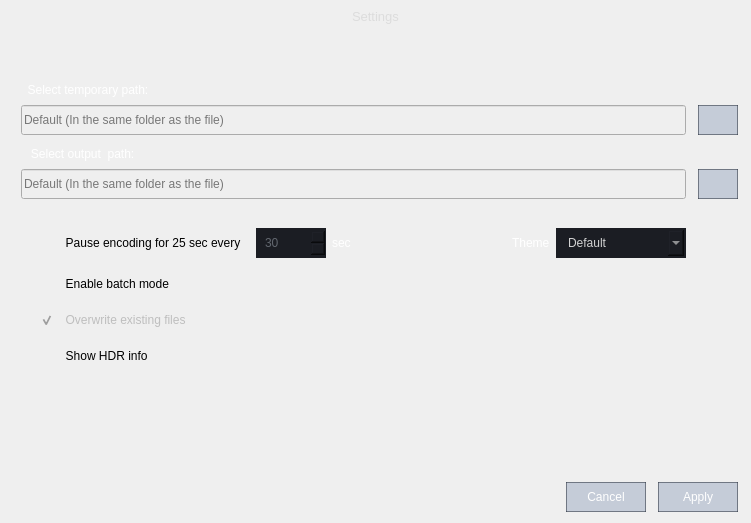
<?xml version="1.0" encoding="UTF-8"?>
<ui version="4.0">
 <class>Settings</class>
 <widget class="QDialog" name="Settings">
  <property name="geometry">
   <rect>
    <x>0</x>
    <y>0</y>
    <width>751</width>
    <height>523</height>
   </rect>
  </property>
  <property name="minimumSize">
   <size>
    <width>736</width>
    <height>500</height>
   </size>
  </property>
  <property name="maximumSize">
   <size>
    <width>3840</width>
    <height>2160</height>
   </size>
  </property>
  <property name="cursor">
   <cursorShape>ArrowCursor</cursorShape>
  </property>
  <property name="mouseTracking">
   <bool>true</bool>
  </property>
  <property name="tabletTracking">
   <bool>true</bool>
  </property>
  <property name="windowTitle">
   <string>Settings</string>
  </property>
  <property name="windowIcon">
   <iconset resource="files.qrc">
    <normaloff>:/20x20/icons/20x20/cil-settings.png</normaloff>:/20x20/icons/20x20/cil-settings.png</iconset>
  </property>
  <property name="locale">
   <locale language="English" country="UnitedStates"/>
  </property>
  <layout class="QGridLayout" name="gridLayout_2">
   <property name="leftMargin">
    <number>0</number>
   </property>
   <property name="topMargin">
    <number>0</number>
   </property>
   <property name="rightMargin">
    <number>0</number>
   </property>
   <property name="bottomMargin">
    <number>0</number>
   </property>
   <property name="spacing">
    <number>0</number>
   </property>
   <item row="0" column="0">
    <widget class="QWidget" name="widget" native="true">
     <layout class="QGridLayout" name="gridLayout_3">
      <property name="leftMargin">
       <number>1</number>
      </property>
      <property name="topMargin">
       <number>1</number>
      </property>
      <property name="rightMargin">
       <number>1</number>
      </property>
      <property name="bottomMargin">
       <number>1</number>
      </property>
      <property name="spacing">
       <number>0</number>
      </property>
      <item row="0" column="0">
       <widget class="QFrame" name="frame_main">
        <property name="minimumSize">
         <size>
          <width>0</width>
          <height>0</height>
         </size>
        </property>
        <property name="maximumSize">
         <size>
          <width>3840</width>
          <height>2160</height>
         </size>
        </property>
        <property name="styleSheet">
         <string notr="true"/>
        </property>
        <property name="frameShape">
         <enum>QFrame::NoFrame</enum>
        </property>
        <property name="frameShadow">
         <enum>QFrame::Raised</enum>
        </property>
        <layout class="QGridLayout" name="gridLayout_4">
         <property name="leftMargin">
          <number>0</number>
         </property>
         <property name="topMargin">
          <number>0</number>
         </property>
         <property name="rightMargin">
          <number>0</number>
         </property>
         <property name="bottomMargin">
          <number>0</number>
         </property>
         <property name="spacing">
          <number>0</number>
         </property>
         <item row="1" column="0">
          <widget class="QFrame" name="frame_top">
           <property name="minimumSize">
            <size>
             <width>0</width>
             <height>31</height>
            </size>
           </property>
           <property name="maximumSize">
            <size>
             <width>3840</width>
             <height>31</height>
            </size>
           </property>
           <property name="frameShape">
            <enum>QFrame::NoFrame</enum>
           </property>
           <property name="frameShadow">
            <enum>QFrame::Raised</enum>
           </property>
           <layout class="QGridLayout" name="gridLayout_6">
            <property name="leftMargin">
             <number>0</number>
            </property>
            <property name="topMargin">
             <number>0</number>
            </property>
            <property name="rightMargin">
             <number>0</number>
            </property>
            <property name="bottomMargin">
             <number>0</number>
            </property>
            <item row="0" column="1">
             <spacer name="horizontalSpacer_13">
              <property name="orientation">
               <enum>Qt::Horizontal</enum>
              </property>
              <property name="sizeHint" stdset="0">
               <size>
                <width>40</width>
                <height>20</height>
               </size>
              </property>
             </spacer>
            </item>
            <item row="0" column="0">
             <widget class="QPushButton" name="buttonReset">
              <property name="minimumSize">
               <size>
                <width>40</width>
                <height>31</height>
               </size>
              </property>
              <property name="maximumSize">
               <size>
                <width>40</width>
                <height>31</height>
               </size>
              </property>
              <property name="toolTip">
               <string>Reset</string>
              </property>
              <property name="styleSheet">
               <string notr="true">QPushButton {	
	border: none;
	background-color: transparent;
}
QPushButton:hover {
	background-color: rgb(52, 59, 72);
}
QPushButton:pressed {	
	background-color: rgb(85, 170, 255);
}</string>
              </property>
              <property name="text">
               <string/>
              </property>
              <property name="icon">
               <iconset resource="files.qrc">
                <normaloff>:/16x16/icons/16x16/cil-reload.png</normaloff>:/16x16/icons/16x16/cil-reload.png</iconset>
              </property>
             </widget>
            </item>
           </layout>
          </widget>
         </item>
         <item row="5" column="0">
          <layout class="QGridLayout" name="gridLayout">
           <property name="leftMargin">
            <number>20</number>
           </property>
           <property name="rightMargin">
            <number>12</number>
           </property>
           <property name="horizontalSpacing">
            <number>12</number>
           </property>
           <property name="verticalSpacing">
            <number>8</number>
           </property>
           <item row="1" column="0">
            <widget class="QLineEdit" name="lineEdit_10">
             <property name="enabled">
              <bool>false</bool>
             </property>
             <property name="minimumSize">
              <size>
               <width>0</width>
               <height>30</height>
              </size>
             </property>
             <property name="styleSheet">
              <string notr="true"/>
             </property>
             <property name="text">
              <string/>
             </property>
             <property name="placeholderText">
              <string>Default (In the same folder as the file)</string>
             </property>
            </widget>
           </item>
           <item row="1" column="1">
            <widget class="QPushButton" name="pushButton_4">
             <property name="enabled">
              <bool>true</bool>
             </property>
             <property name="sizePolicy">
              <sizepolicy hsizetype="Fixed" vsizetype="Fixed">
               <horstretch>0</horstretch>
               <verstretch>0</verstretch>
              </sizepolicy>
             </property>
             <property name="minimumSize">
              <size>
               <width>40</width>
               <height>30</height>
              </size>
             </property>
             <property name="font">
              <font>
               <pointsize>9</pointsize>
              </font>
             </property>
             <property name="toolTip">
              <string>Select output folder</string>
             </property>
             <property name="styleSheet">
              <string notr="true">QPushButton {
	color: rgb(255, 255, 255);
	border: 1px solid rgba(52, 59, 72, 150);
	border-radius: 0px;	
	background-color: rgba(25, 59, 120, 50);
}
QPushButton:hover {
	background-color: rgb(57, 65, 80);
	border: 1px solid rgb(61, 70, 86);
}
QPushButton:pressed {	
	background-color: rgb(35, 40, 49);
	border: 1px solid rgb(43, 50, 61);
}</string>
             </property>
             <property name="text">
              <string/>
             </property>
             <property name="icon">
              <iconset resource="files.qrc">
               <normaloff>:/16x16/icons/16x16/cil-options-horizontal.png</normaloff>:/16x16/icons/16x16/cil-options-horizontal.png</iconset>
             </property>
            </widget>
           </item>
           <item row="0" column="0">
            <widget class="QLabel" name="label_output">
             <property name="styleSheet">
              <string notr="true">color: rgb(255, 255, 255);</string>
             </property>
             <property name="text">
              <string>   Select output  path:</string>
             </property>
            </widget>
           </item>
          </layout>
         </item>
         <item row="6" column="0">
          <spacer name="verticalSpacer_4">
           <property name="orientation">
            <enum>Qt::Vertical</enum>
           </property>
           <property name="sizeType">
            <enum>QSizePolicy::Fixed</enum>
           </property>
           <property name="sizeHint" stdset="0">
            <size>
             <width>20</width>
             <height>20</height>
            </size>
           </property>
          </spacer>
         </item>
         <item row="9" column="0">
          <widget class="QFrame" name="frame_3">
           <property name="minimumSize">
            <size>
             <width>0</width>
             <height>50</height>
            </size>
           </property>
           <property name="maximumSize">
            <size>
             <width>3840</width>
             <height>50</height>
            </size>
           </property>
           <property name="styleSheet">
            <string notr="true">background-color: transparent;
</string>
           </property>
           <property name="frameShape">
            <enum>QFrame::NoFrame</enum>
           </property>
           <property name="frameShadow">
            <enum>QFrame::Raised</enum>
           </property>
           <layout class="QVBoxLayout" name="verticalLayout">
            <property name="leftMargin">
             <number>12</number>
            </property>
            <property name="topMargin">
             <number>0</number>
            </property>
            <property name="rightMargin">
             <number>12</number>
            </property>
            <property name="bottomMargin">
             <number>0</number>
            </property>
            <item>
             <layout class="QHBoxLayout" name="horizontalLayout">
              <property name="spacing">
               <number>12</number>
              </property>
              <item>
               <spacer name="horizontalSpacer">
                <property name="orientation">
                 <enum>Qt::Horizontal</enum>
                </property>
                <property name="sizeHint" stdset="0">
                 <size>
                  <width>40</width>
                  <height>20</height>
                 </size>
                </property>
               </spacer>
              </item>
              <item>
               <widget class="QPushButton" name="pushButton_7">
                <property name="enabled">
                 <bool>true</bool>
                </property>
                <property name="sizePolicy">
                 <sizepolicy hsizetype="Fixed" vsizetype="Fixed">
                  <horstretch>0</horstretch>
                  <verstretch>0</verstretch>
                 </sizepolicy>
                </property>
                <property name="minimumSize">
                 <size>
                  <width>80</width>
                  <height>30</height>
                 </size>
                </property>
                <property name="maximumSize">
                 <size>
                  <width>80</width>
                  <height>30</height>
                 </size>
                </property>
                <property name="font">
                 <font>
                  <pointsize>9</pointsize>
                 </font>
                </property>
                <property name="styleSheet">
                 <string notr="true">QPushButton {
	color: rgb(255, 255, 255);
	border: 1px solid rgba(52, 59, 72, 150);
	border-radius: 0px;	
	background-color: rgba(25, 59, 120, 50);
}
QPushButton:hover {
	background-color: rgb(57, 65, 80);
	border: 1px solid rgb(61, 70, 86);
}
QPushButton:pressed {	
	background-color: rgb(35, 40, 49);
	border: 1px solid rgb(43, 50, 61);
}</string>
                </property>
                <property name="text">
                 <string>Cancel</string>
                </property>
               </widget>
              </item>
              <item>
               <widget class="QPushButton" name="pushButton_6">
                <property name="enabled">
                 <bool>true</bool>
                </property>
                <property name="sizePolicy">
                 <sizepolicy hsizetype="Fixed" vsizetype="Fixed">
                  <horstretch>0</horstretch>
                  <verstretch>0</verstretch>
                 </sizepolicy>
                </property>
                <property name="minimumSize">
                 <size>
                  <width>80</width>
                  <height>30</height>
                 </size>
                </property>
                <property name="maximumSize">
                 <size>
                  <width>80</width>
                  <height>30</height>
                 </size>
                </property>
                <property name="font">
                 <font>
                  <pointsize>9</pointsize>
                 </font>
                </property>
                <property name="styleSheet">
                 <string notr="true">QPushButton {
	color: rgb(255, 255, 255);
	border: 1px solid rgba(52, 59, 72, 150);
	border-radius: 0px;	
	background-color: rgba(25, 59, 120, 50);
}
QPushButton:hover {
	background-color: rgb(57, 65, 80);
	border: 1px solid rgb(61, 70, 86);
}
QPushButton:pressed {	
	background-color: rgb(35, 40, 49);
	border: 1px solid rgb(43, 50, 61);
}</string>
                </property>
                <property name="text">
                 <string>Apply</string>
                </property>
               </widget>
              </item>
             </layout>
            </item>
           </layout>
          </widget>
         </item>
         <item row="3" column="0">
          <layout class="QGridLayout" name="gridLayout_9">
           <property name="leftMargin">
            <number>20</number>
           </property>
           <property name="rightMargin">
            <number>12</number>
           </property>
           <property name="horizontalSpacing">
            <number>12</number>
           </property>
           <property name="verticalSpacing">
            <number>8</number>
           </property>
           <item row="0" column="0">
            <widget class="QLabel" name="label_temp">
             <property name="minimumSize">
              <size>
               <width>0</width>
               <height>0</height>
              </size>
             </property>
             <property name="styleSheet">
              <string notr="true">color: rgb(255, 255, 255);</string>
             </property>
             <property name="text">
              <string>  Select temporary path:</string>
             </property>
            </widget>
           </item>
           <item row="1" column="0">
            <widget class="QLineEdit" name="lineEdit_9">
             <property name="enabled">
              <bool>false</bool>
             </property>
             <property name="minimumSize">
              <size>
               <width>0</width>
               <height>30</height>
              </size>
             </property>
             <property name="styleSheet">
              <string notr="true"/>
             </property>
             <property name="text">
              <string/>
             </property>
             <property name="placeholderText">
              <string>Default (In the same folder as the file)</string>
             </property>
            </widget>
           </item>
           <item row="1" column="1">
            <widget class="QPushButton" name="pushButton_5">
             <property name="enabled">
              <bool>true</bool>
             </property>
             <property name="sizePolicy">
              <sizepolicy hsizetype="Fixed" vsizetype="Fixed">
               <horstretch>0</horstretch>
               <verstretch>0</verstretch>
              </sizepolicy>
             </property>
             <property name="minimumSize">
              <size>
               <width>40</width>
               <height>30</height>
              </size>
             </property>
             <property name="font">
              <font>
               <pointsize>9</pointsize>
              </font>
             </property>
             <property name="toolTip">
              <string>Select temp folder</string>
             </property>
             <property name="styleSheet">
              <string notr="true">QPushButton {
	color: rgb(255, 255, 255);
	border: 1px solid rgba(52, 59, 72, 150);
	border-radius: 0px;	
	background-color: rgba(25, 59, 120, 50);
}
QPushButton:hover {
	background-color: rgb(57, 65, 80);
	border: 1px solid rgb(61, 70, 86);
}
QPushButton:pressed {	
	background-color: rgb(35, 40, 49);
	border: 1px solid rgb(43, 50, 61);
}</string>
             </property>
             <property name="text">
              <string/>
             </property>
             <property name="icon">
              <iconset resource="files.qrc">
               <normaloff>:/16x16/icons/16x16/cil-options-horizontal.png</normaloff>:/16x16/icons/16x16/cil-options-horizontal.png</iconset>
             </property>
            </widget>
           </item>
          </layout>
         </item>
         <item row="0" column="0">
          <widget class="QFrame" name="frame_hint">
           <property name="minimumSize">
            <size>
             <width>0</width>
             <height>31</height>
            </size>
           </property>
           <property name="maximumSize">
            <size>
             <width>3840</width>
             <height>31</height>
            </size>
           </property>
           <property name="mouseTracking">
            <bool>false</bool>
           </property>
           <property name="acceptDrops">
            <bool>false</bool>
           </property>
           <property name="frameShape">
            <enum>QFrame::NoFrame</enum>
           </property>
           <property name="frameShadow">
            <enum>QFrame::Raised</enum>
           </property>
           <layout class="QGridLayout" name="gridLayout_7">
            <property name="sizeConstraint">
             <enum>QLayout::SetDefaultConstraint</enum>
            </property>
            <property name="leftMargin">
             <number>0</number>
            </property>
            <property name="topMargin">
             <number>0</number>
            </property>
            <property name="rightMargin">
             <number>0</number>
            </property>
            <property name="bottomMargin">
             <number>0</number>
            </property>
            <property name="spacing">
             <number>0</number>
            </property>
            <item row="0" column="5">
             <widget class="QPushButton" name="expandWindow">
              <property name="minimumSize">
               <size>
                <width>40</width>
                <height>31</height>
               </size>
              </property>
              <property name="maximumSize">
               <size>
                <width>40</width>
                <height>31</height>
               </size>
              </property>
              <property name="toolTip">
               <string>Expand</string>
              </property>
              <property name="styleSheet">
               <string notr="true">QPushButton {	
	border: none;
	background-color: transparent;
}
QPushButton:hover {
	background-color: rgb(52, 59, 72);
}
QPushButton:pressed {	
	background-color: rgb(85, 170, 255);
}</string>
              </property>
              <property name="text">
               <string/>
              </property>
              <property name="icon">
               <iconset resource="files.qrc">
                <normaloff>:/16x16/icons/16x16/cil-media-stop.png</normaloff>:/16x16/icons/16x16/cil-media-stop.png</iconset>
              </property>
              <property name="iconSize">
               <size>
                <width>16</width>
                <height>16</height>
               </size>
              </property>
             </widget>
            </item>
            <item row="0" column="4">
             <widget class="QPushButton" name="hideWindow">
              <property name="minimumSize">
               <size>
                <width>40</width>
                <height>31</height>
               </size>
              </property>
              <property name="maximumSize">
               <size>
                <width>40</width>
                <height>31</height>
               </size>
              </property>
              <property name="toolTip">
               <string>Hide</string>
              </property>
              <property name="styleSheet">
               <string notr="true">QPushButton {	
	border: none;
	background-color: transparent;
}
QPushButton:hover {
	background-color: rgb(52, 59, 72);
}
QPushButton:pressed {	
	background-color: rgb(85, 170, 255);
}</string>
              </property>
              <property name="text">
               <string/>
              </property>
              <property name="icon">
               <iconset resource="files.qrc">
                <normaloff>:/16x16/icons/16x16/cil-window-minimize.png</normaloff>:/16x16/icons/16x16/cil-window-minimize.png</iconset>
              </property>
              <property name="iconSize">
               <size>
                <width>16</width>
                <height>16</height>
               </size>
              </property>
             </widget>
            </item>
            <item row="1" column="6">
             <spacer name="verticalSpacer_9">
              <property name="orientation">
               <enum>Qt::Vertical</enum>
              </property>
              <property name="sizeHint" stdset="0">
               <size>
                <width>20</width>
                <height>10</height>
               </size>
              </property>
             </spacer>
            </item>
            <item row="0" column="0">
             <spacer name="horizontalSpacer_2">
              <property name="orientation">
               <enum>Qt::Horizontal</enum>
              </property>
              <property name="sizeType">
               <enum>QSizePolicy::Fixed</enum>
              </property>
              <property name="sizeHint" stdset="0">
               <size>
                <width>120</width>
                <height>20</height>
               </size>
              </property>
             </spacer>
            </item>
            <item row="0" column="2">
             <widget class="QLabel" name="label">
              <property name="font">
               <font>
                <pointsize>10</pointsize>
               </font>
              </property>
              <property name="styleSheet">
               <string notr="true">QLabel {	
	background-color: transparent;
	color: rgb(220, 220, 220);
}</string>
              </property>
              <property name="text">
               <string>Settings</string>
              </property>
             </widget>
            </item>
            <item row="0" column="3">
             <spacer name="horizontalSpacer_15">
              <property name="orientation">
               <enum>Qt::Horizontal</enum>
              </property>
              <property name="sizeHint" stdset="0">
               <size>
                <width>40</width>
                <height>20</height>
               </size>
              </property>
             </spacer>
            </item>
            <item row="0" column="6">
             <widget class="QPushButton" name="closeWindow">
              <property name="enabled">
               <bool>true</bool>
              </property>
              <property name="sizePolicy">
               <sizepolicy hsizetype="Minimum" vsizetype="Expanding">
                <horstretch>0</horstretch>
                <verstretch>0</verstretch>
               </sizepolicy>
              </property>
              <property name="minimumSize">
               <size>
                <width>40</width>
                <height>31</height>
               </size>
              </property>
              <property name="maximumSize">
               <size>
                <width>40</width>
                <height>31</height>
               </size>
              </property>
              <property name="toolTip">
               <string>Close</string>
              </property>
              <property name="styleSheet">
               <string notr="true">QPushButton {	
	border: none;
	background-color: transparent;
}
QPushButton:hover {
	background-color: rgb(52, 59, 72);
}
QPushButton:pressed {	
	background-color: rgb(85, 170, 255);
}</string>
              </property>
              <property name="text">
               <string/>
              </property>
              <property name="icon">
               <iconset resource="files.qrc">
                <normaloff>:/16x16/icons/16x16/cil-x.png</normaloff>:/16x16/icons/16x16/cil-x.png</iconset>
              </property>
              <property name="iconSize">
               <size>
                <width>16</width>
                <height>16</height>
               </size>
              </property>
             </widget>
            </item>
            <item row="0" column="1">
             <spacer name="horizontalSpacer_14">
              <property name="orientation">
               <enum>Qt::Horizontal</enum>
              </property>
              <property name="sizeHint" stdset="0">
               <size>
                <width>40</width>
                <height>20</height>
               </size>
              </property>
             </spacer>
            </item>
           </layout>
          </widget>
         </item>
         <item row="2" column="0">
          <spacer name="verticalSpacer_2">
           <property name="orientation">
            <enum>Qt::Vertical</enum>
           </property>
           <property name="sizeType">
            <enum>QSizePolicy::Fixed</enum>
           </property>
           <property name="sizeHint" stdset="0">
            <size>
             <width>20</width>
             <height>20</height>
            </size>
           </property>
          </spacer>
         </item>
         <item row="8" column="0">
          <spacer name="verticalSpacer">
           <property name="orientation">
            <enum>Qt::Vertical</enum>
           </property>
           <property name="sizeType">
            <enum>QSizePolicy::Expanding</enum>
           </property>
           <property name="sizeHint" stdset="0">
            <size>
             <width>20</width>
             <height>30</height>
            </size>
           </property>
          </spacer>
         </item>
         <item row="7" column="0">
          <widget class="QFrame" name="frame">
           <property name="minimumSize">
            <size>
             <width>0</width>
             <height>50</height>
            </size>
           </property>
           <property name="styleSheet">
            <string notr="true">background-color: transparent;</string>
           </property>
           <property name="frameShape">
            <enum>QFrame::NoFrame</enum>
           </property>
           <property name="frameShadow">
            <enum>QFrame::Raised</enum>
           </property>
           <layout class="QGridLayout" name="gridLayout_5">
            <item row="0" column="3">
             <widget class="QLabel" name="label_sec">
              <property name="minimumSize">
               <size>
                <width>30</width>
                <height>0</height>
               </size>
              </property>
              <property name="maximumSize">
               <size>
                <width>30</width>
                <height>16777215</height>
               </size>
              </property>
              <property name="styleSheet">
               <string notr="true">color: rgb(255, 255, 255);</string>
              </property>
              <property name="text">
               <string>sec</string>
              </property>
             </widget>
            </item>
            <item row="2" column="1">
             <spacer name="verticalSpacer_7">
              <property name="orientation">
               <enum>Qt::Vertical</enum>
              </property>
              <property name="sizeType">
               <enum>QSizePolicy::Fixed</enum>
              </property>
              <property name="sizeHint" stdset="0">
               <size>
                <width>20</width>
                <height>10</height>
               </size>
              </property>
             </spacer>
            </item>
            <item row="9" column="1">
             <widget class="QCheckBox" name="checkBox_2">
              <property name="enabled">
               <bool>true</bool>
              </property>
              <property name="sizePolicy">
               <sizepolicy hsizetype="Expanding" vsizetype="Fixed">
                <horstretch>0</horstretch>
                <verstretch>0</verstretch>
               </sizepolicy>
              </property>
              <property name="maximumSize">
               <size>
                <width>170</width>
                <height>16777215</height>
               </size>
              </property>
              <property name="styleSheet">
               <string notr="true"/>
              </property>
              <property name="text">
               <string>  Show HDR info</string>
              </property>
              <property name="checkable">
               <bool>true</bool>
              </property>
              <property name="checked">
               <bool>false</bool>
              </property>
             </widget>
            </item>
            <item row="6" column="1">
             <widget class="QCheckBox" name="checkBox_0">
              <property name="enabled">
               <bool>false</bool>
              </property>
              <property name="sizePolicy">
               <sizepolicy hsizetype="Expanding" vsizetype="Fixed">
                <horstretch>0</horstretch>
                <verstretch>0</verstretch>
               </sizepolicy>
              </property>
              <property name="maximumSize">
               <size>
                <width>170</width>
                <height>16777215</height>
               </size>
              </property>
              <property name="styleSheet">
               <string notr="true"/>
              </property>
              <property name="locale">
               <locale language="English" country="UnitedStates"/>
              </property>
              <property name="text">
               <string>  Overwrite existing files</string>
              </property>
              <property name="checked">
               <bool>true</bool>
              </property>
              <property name="tristate">
               <bool>false</bool>
              </property>
             </widget>
            </item>
            <item row="0" column="4">
             <spacer name="horizontalSpacer_10">
              <property name="orientation">
               <enum>Qt::Horizontal</enum>
              </property>
              <property name="sizeType">
               <enum>QSizePolicy::Expanding</enum>
              </property>
              <property name="sizeHint" stdset="0">
               <size>
                <width>40</width>
                <height>20</height>
               </size>
              </property>
             </spacer>
            </item>
            <item row="5" column="1">
             <spacer name="verticalSpacer_5">
              <property name="orientation">
               <enum>Qt::Vertical</enum>
              </property>
              <property name="sizeType">
               <enum>QSizePolicy::Fixed</enum>
              </property>
              <property name="sizeHint" stdset="0">
               <size>
                <width>20</width>
                <height>10</height>
               </size>
              </property>
             </spacer>
            </item>
            <item row="8" column="1">
             <spacer name="verticalSpacer_6">
              <property name="orientation">
               <enum>Qt::Vertical</enum>
              </property>
              <property name="sizeType">
               <enum>QSizePolicy::Fixed</enum>
              </property>
              <property name="sizeHint" stdset="0">
               <size>
                <width>20</width>
                <height>10</height>
               </size>
              </property>
             </spacer>
            </item>
            <item row="10" column="1">
             <spacer name="verticalSpacer_8">
              <property name="orientation">
               <enum>Qt::Vertical</enum>
              </property>
              <property name="sizeType">
               <enum>QSizePolicy::Fixed</enum>
              </property>
              <property name="sizeHint" stdset="0">
               <size>
                <width>20</width>
                <height>10</height>
               </size>
              </property>
             </spacer>
            </item>
            <item row="0" column="0">
             <spacer name="horizontalSpacer_6">
              <property name="orientation">
               <enum>Qt::Horizontal</enum>
              </property>
              <property name="sizeType">
               <enum>QSizePolicy::Fixed</enum>
              </property>
              <property name="sizeHint" stdset="0">
               <size>
                <width>30</width>
                <height>20</height>
               </size>
              </property>
             </spacer>
            </item>
            <item row="0" column="5">
             <widget class="QLabel" name="label_theme">
              <property name="maximumSize">
               <size>
                <width>100</width>
                <height>16777215</height>
               </size>
              </property>
              <property name="styleSheet">
               <string notr="true">color: rgb(255, 255, 255);</string>
              </property>
              <property name="text">
               <string>Theme</string>
              </property>
             </widget>
            </item>
            <item row="0" column="2">
             <widget class="QSpinBox" name="spinBox_3">
              <property name="enabled">
               <bool>false</bool>
              </property>
              <property name="minimumSize">
               <size>
                <width>70</width>
                <height>30</height>
               </size>
              </property>
              <property name="maximumSize">
               <size>
                <width>70</width>
                <height>50</height>
               </size>
              </property>
              <property name="styleSheet">
               <string notr="true">QSpinBox {
	color: rgb(210, 210, 210);
	background-color: rgb(27, 29, 35);
	border-radius: 0px;
	border: 2px solid rgb(27, 29, 35);
	padding: 3px;
	padding-left: 5px;
}
QSpinBox:disabled{
	color: rgb(98, 103, 111);
	background-color: rgb(27, 29, 35);
	border-radius: 0px;
	border: 2px solid rgb(27, 29, 35);
	padding: 3px;
	padding-left: 5px;
}
QSpinBox:hover{
	border: 2px solid rgb(64, 71, 88);
}
QSpinBox::up-button {
	subcontrol-origin: padding;
	subcontrol-position: top right;
	width: 20px; 
	border-left-width: 3px;
	border-left-color: rgba(39, 44, 54, 150);
	border-left-style: solid;
	border-top-right-radius: 3px;
	border-bottom-right-radius: 3px;	
	background-image: url(:/16x16/icons/16x16/cil-arrow-top.png);
	background-position: center;
	background-repeat: no-reperat;
 }
QSpinBox::down-button {
	subcontrol-origin: padding;
	subcontrol-position: bottom right;
	width: 20px; 
	border-left-width: 3px;
	border-left-color: rgba(39, 44, 54, 150);
	border-left-style: solid;
	border-top-right-radius: 3px;
	border-bottom-right-radius: 3px;	
	background-image: url(:/16x16/icons/16x16/cil-arrow-bottom.png);
	background-position: center;
	background-repeat: no-reperat;
 }
QSpinBox QAbstractItemView {
	color: rgb(85, 170, 255);	
	background-color: rgb(27, 29, 35);
	padding: 5px;
	selection-background-color: rgb(39, 44, 54);
}</string>
              </property>
              <property name="minimum">
               <number>15</number>
              </property>
              <property name="maximum">
               <number>1800</number>
              </property>
              <property name="value">
               <number>30</number>
              </property>
             </widget>
            </item>
            <item row="0" column="7">
             <spacer name="horizontalSpacer_7">
              <property name="orientation">
               <enum>Qt::Horizontal</enum>
              </property>
              <property name="sizeType">
               <enum>QSizePolicy::Fixed</enum>
              </property>
              <property name="sizeHint" stdset="0">
               <size>
                <width>55</width>
                <height>20</height>
               </size>
              </property>
             </spacer>
            </item>
            <item row="0" column="1">
             <widget class="QCheckBox" name="checkBox_3">
              <property name="minimumSize">
               <size>
                <width>50</width>
                <height>0</height>
               </size>
              </property>
              <property name="maximumSize">
               <size>
                <width>230</width>
                <height>16777215</height>
               </size>
              </property>
              <property name="styleSheet">
               <string notr="true"/>
              </property>
              <property name="text">
               <string>  Pause encoding for 25 sec every </string>
              </property>
             </widget>
            </item>
            <item row="3" column="1">
             <widget class="QCheckBox" name="checkBox_1">
              <property name="maximumSize">
               <size>
                <width>170</width>
                <height>16777215</height>
               </size>
              </property>
              <property name="styleSheet">
               <string notr="true"/>
              </property>
              <property name="text">
               <string>  Enable batch mode</string>
              </property>
             </widget>
            </item>
            <item row="0" column="6">
             <widget class="QComboBox" name="comboBox_1">
              <property name="enabled">
               <bool>true</bool>
              </property>
              <property name="minimumSize">
               <size>
                <width>130</width>
                <height>30</height>
               </size>
              </property>
              <property name="maximumSize">
               <size>
                <width>130</width>
                <height>50</height>
               </size>
              </property>
              <property name="styleSheet">
               <string notr="true">QComboBox{
	color: rgb(210, 210, 210);
	background-color: rgb(27, 29, 35);
	border-radius: 0px;
	border: 2px solid rgb(27, 29, 35);
	padding: 3px;
	padding-left: 10px;
}
QComboBox:disabled{
	color: rgb(98, 103, 111);
	background-color: rgb(27, 29, 35);
	border-radius: 0px;
	border: 2px solid rgb(27, 29, 35);
	padding: 3px;
	padding-left: 10px;
}
QComboBox:hover{
	border: 2px solid rgb(64, 71, 88);
}
QComboBox::drop-down {
	subcontrol-origin: padding;
	subcontrol-position: top right;
	width: 25px; 
	border-left-width: 3px;
	border-left-color: rgba(39, 44, 54, 150);
	border-left-style: solid;
	border-top-right-radius: 3px;
	border-bottom-right-radius: 3px;	
	background-image: url(:/16x16/icons/16x16/cil-arrow-bottom.png);
	background-position: center;
	background-repeat: no-reperat;
 }
QComboBox QAbstractItemView {
	color: rgb(85, 170, 255);	
	background-color: rgb(27, 29, 35);
	padding: 10px;
	selection-background-color: rgb(39, 44, 54);
}
</string>
              </property>
              <item>
               <property name="text">
                <string>Default</string>
               </property>
              </item>
              <item>
               <property name="text">
                <string>Dark</string>
               </property>
              </item>
              <item>
               <property name="text">
                <string>Wave</string>
               </property>
              </item>
             </widget>
            </item>
           </layout>
          </widget>
         </item>
         <item row="4" column="0">
          <spacer name="verticalSpacer_3">
           <property name="orientation">
            <enum>Qt::Vertical</enum>
           </property>
           <property name="sizeType">
            <enum>QSizePolicy::Fixed</enum>
           </property>
           <property name="sizeHint" stdset="0">
            <size>
             <width>20</width>
             <height>12</height>
            </size>
           </property>
          </spacer>
         </item>
        </layout>
       </widget>
      </item>
     </layout>
    </widget>
   </item>
  </layout>
 </widget>
 <resources>
  <include location="files.qrc"/>
 </resources>
 <connections/>
</ui>
